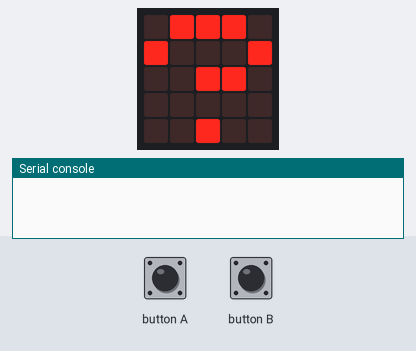
Simulated run of this program. Board: BBC micro:bit running MicroPython. Shown: the board's 5×5 LED display, the last lines printed to the serial console. The test bench sets the inputs (shaded band). No radio messages arrive unless stated (any console line starting 'radio sent:' is added by the test bench).

Above: at 1.2 s.
1.3 s: button A pressed for 0.15 s
At 2.4 s:
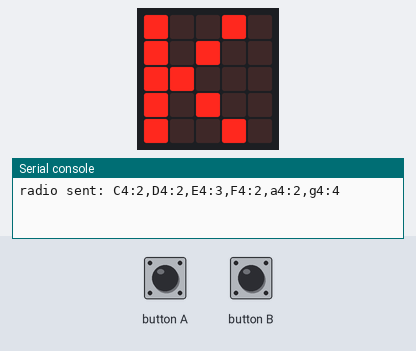
4.4 s: button B pressed for 0.15 s
At 5.2 s:
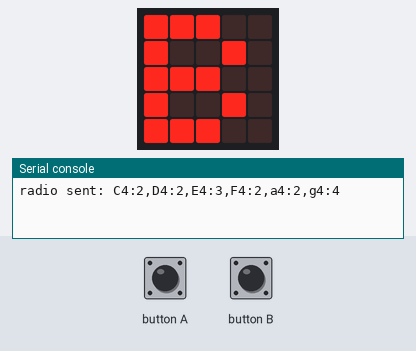
6.9 s: button A pressed for 1 s
At 7.1 s:
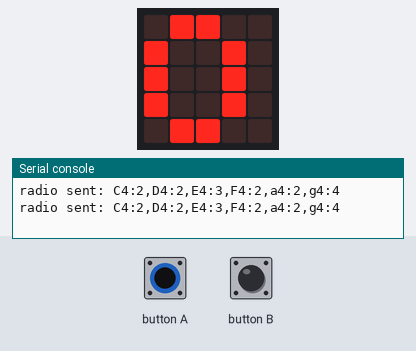
10.2 s: button A pressed for 3.2 s
At 11.5 s:
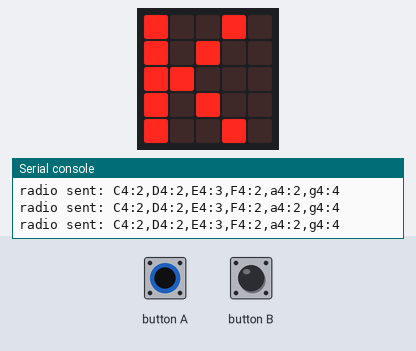
Timing chart, 0 to 13.2 s (numbered marks = the images above; inputs shaded):
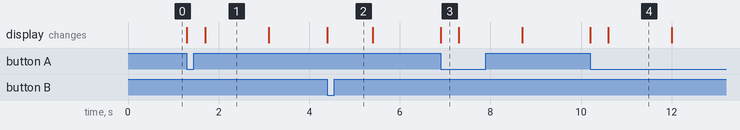

Measured:
- after the input at 1.3 s, the display: first changes at once (image 1 shows a later state)
- after the input at 4.4 s, the display: changes at once (image 2)
- after the input at 6.9 s, the display: changes at once (image 3)
- after the input at 10.2 s, the display: first changes at once (image 4 shows a later state)
- what the display in image 1 shows lasts 1.4 s, from 1.7 s to 3.1 s
- what the display in image 3 shows lasts 0.4 s, from 6.9 s to 7.3 s

The program:

tarea9.py
```python
# Imports go at the top
from microbit import *
import radio
import music

radio.on()
radio.config(channel=69)

notas = ['C4:2','D4:2','E4:3','F4:2','a4:2','g4:4']

def lista_texto(lista):
    mensaje = ""
    for i in lista:
        mensaje += i + ","
    return mensaje

while True:
    if button_a.was_pressed():
        message = lista_texto(notas)
        radio.send(message)
        display.show("OK")
        sleep(1000)
    elif button_b.was_pressed():
        display.show("B")
        sleep(1000)
    else:
        display.show("?")
```
